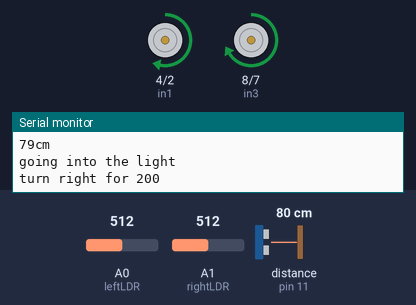
The sketch below on a simulated Arduino Uno, built with avr-gcc and run on an emulated ATmega328P. Shown: motor-driver pin pairs drawn as motors (green arrow = first pin HIGH = forward, orange = second pin HIGH = backward, longer = more drive, scaled by the enable pin), the last lines printed to the serial monitor. Wiring (inferred from the names in the program): ultrasonic range finder: trigger pin 13; echo pin 11. Inputs (shaded band) come from the test bench; at power-on: distance to the obstacle (sensor on pin 11) 80 cm, A0 (leftLDR) = 512, A1 (rightLDR) = 512. The echo pulse lasts 58.3 µs per cm.

Above: at 1.5 s.
1.6 s: distance to the obstacle (sensor on pin 11) set to 57 cm
5.1 s: distance to the obstacle (sensor on pin 11) set to 48 cm
At 6.8 s:
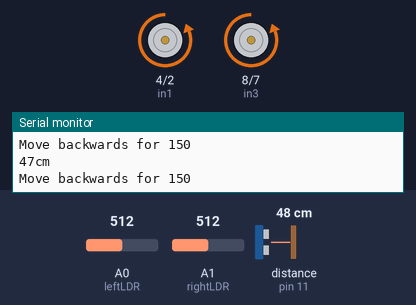
7.1 s: distance to the obstacle (sensor on pin 11) set to 60 cm
At 7.7 s:
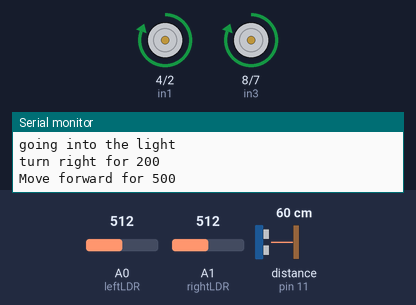
10.6 s: A0 (leftLDR) set to 716
At 10.81 s:
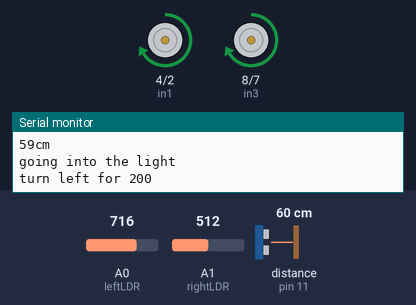
14.1 s: A0 (leftLDR) set to 511
Timing chart, 0 to 18.6 s (numbered marks = the images above; inputs shaded):
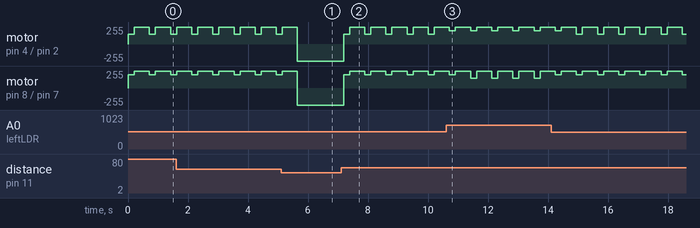

Measured:
- the behaviour switches between 52 and 51 cm on distance to the obstacle (sensor on pin 11) (found by bisection; images 0 and 1)
- after the input at 7.1 s, motor on pin 4 (in1) / pin 2 (in2): alternates forward 255/255 for 0.50 s and forward 150/255 for 0.20 s, starting after 0.09 s; motor on pin 8 (in3) / pin 7 (in4): alternates forward 255/255 for 0.50 s and forward 200/255 for 0.20 s, starting after 0.09 s
- by itself, motor on pin 4 (in1) / pin 2 (in2): alternates forward 255/255 for 0.50 s and forward 150/255 for 0.20 s
- by itself, motor on pin 8 (in3) / pin 7 (in4): alternates forward 255/255 for 0.50 s and forward 200/255 for 0.20 s

The sketch:

sketch_jun14a.ino
```cpp
/*
  * Troy's ultra-sonic light-sensing code
 */

 //Control Pins for the left half of H-bridge
 const int enable1 = 6; // PWM pin for speed control
 const int in1 = 4;
 const int in2 = 2;
 // Control pins for the right half of the H-bridge
 const int enable2 = 9; // PWM pin for speed control
 const int in3 = 8;
 const int in4 = 7;
 //Control pins for ultrasonic distance sensor
 const int trigPin = 13;
 const int echoPin = 11;
 // Control pins light sensors
 const int leftLDR = A0;
 const int rightLDR = A1;

 void setup() {

   //control pins for ultrasonic sensor
   pinMode(trigPin, OUTPUT);
   pinMode(echoPin, INPUT);

   //control pins for the left motor
   pinMode( enable1, OUTPUT);
   pinMode( in1, OUTPUT);
   pinMode( in2, OUTPUT);

   //control pins for the right motor
   pinMode( enable2, OUTPUT);
   pinMode( in3, OUTPUT);
   pinMode( in4, OUTPUT);

   Serial.begin(9600);

 }

 void loop() {

   long distance;
   distance = measureDistance ();
   Serial.print (distance);
   Serial.println ("cm");

     // check validity of distance
     if (distance >= 200 || distance <= 0) {
     Serial.println("invalid values; heading into the unknown");
     goForward (200);
   }

   else  {
     if (distance > 50) {
       //take left light measurement
       //take right light measurement
       //go towards greater light for a short distance

         if (analogRead (leftLDR) > analogRead (rightLDR) ) {
           Serial.println ("going into the light");
           turnLeft (200);
           goForward (500);
         }
         else {
           Serial.println ("going into the light");
           turnRight (200);
           goForward (500);
         }

      } //end of case for distance more than 50

     else {
       goReverse (150);
     } //end of case for distance less than 50
   } //end valid range case
 } //end loop

 //The section that follows is used to define the functions used in this code loop

   void goForward (int timeToMove) {
     //Go Forward fora certain abmount of time
     Serial.print ("Move forward for ");
     Serial.println (timeToMove); //both motors go forward
     digitalWrite (in1, HIGH);
     digitalWrite (in2, LOW);
     digitalWrite (enable1, HIGH);
     digitalWrite (in3, HIGH);
     digitalWrite (in4, LOW);
     digitalWrite (enable2, HIGH);
     delay (timeToMove); // wait for humans to enjoy the bot going forward
   }

    void turnLeft (int timeToMove) {
     Serial.print ("turn left for ");
     Serial.println (timeToMove);
     digitalWrite (in1, HIGH);
     digitalWrite (in2, LOW);
     analogWrite (enable1, 200);
     digitalWrite (in3, HIGH);
     digitalWrite (in4, LOW);
     analogWrite (enable2, 150);
     delay (timeToMove);
   }

   void turnRight (int timeToMove) {
     Serial.print ("turn right for ");
     Serial.println (timeToMove);
     digitalWrite (in1, HIGH);
     digitalWrite (in2, LOW);
     analogWrite (enable1, 150);
     digitalWrite (in3, HIGH);
     digitalWrite (in4, LOW);
     analogWrite (enable2, 200);
     delay (timeToMove);
   }

    void stopRobot (int timeToMove) {
      Serial.print ("stop for ");
      Serial.println (timeToMove); //both motors stop
      digitalWrite (in1, LOW);
      digitalWrite (in2, LOW);
      digitalWrite (enable1, LOW);
      digitalWrite (in3, LOW);
      digitalWrite (in4, LOW);
      digitalWrite (enable2, LOW);
      delay (timeToMove); // wait for humans to enjoy the bot stopping
   }

    void goReverse (int timeToMove) {
     //Go backward for a certain abmount of time
     Serial.print ("Move backwards for ");
     Serial.println (timeToMove); //both motors go in reverse
     digitalWrite (in1, LOW);
     digitalWrite (in2, HIGH);
     digitalWrite (enable1, HIGH);
     digitalWrite (in3, LOW);
     digitalWrite (in4, HIGH);
     digitalWrite (enable2, HIGH);
     delay (timeToMove); // wait for humans to enjoy the bot going in reverse
   }

   long measureDistance () {
     long duration, distance;

     // send the pulse
     digitalWrite(trigPin, LOW);
     delayMicroseconds(2); // low for 2 microseconds
     digitalWrite(trigPin, HIGH);
     delayMicroseconds(10); // high for 10 microseconds
     digitalWrite(trigPin, LOW);
     duration = pulseIn(echoPin, HIGH); // measure the time to the echo
     distance = (duration / 2) / 29.1; // calculate the distance in cm
     return distance;
   }
```
